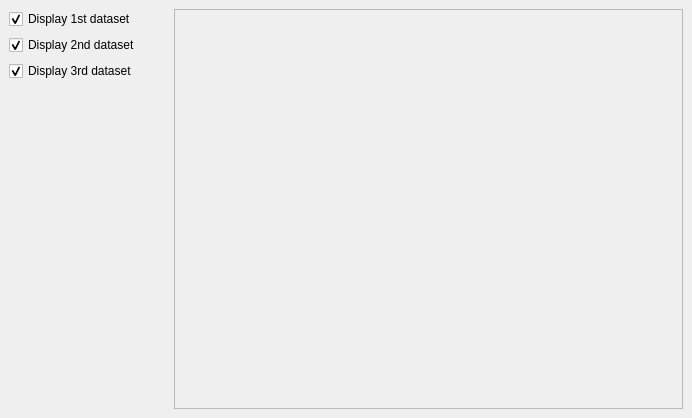
<ui version="4.0" >
 <class>MainWindow</class>
 <widget class="QWidget" name="MainWindow" >
  <property name="geometry" >
   <rect>
    <x>0</x>
    <y>0</y>
    <width>692</width>
    <height>408</height>
   </rect>
  </property>
  <property name="windowTitle" >
   <string>Using a proxy model to disable parts of the data</string>
  </property>
  <property name="windowIcon" >
   <iconset/>
  </property>
  <layout class="QGridLayout" >
   <property name="margin" >
    <number>9</number>
   </property>
   <property name="spacing" >
    <number>6</number>
   </property>
   <item row="3" column="0" >
    <spacer>
     <property name="orientation" >
      <enum>Qt::Vertical</enum>
     </property>
     <property name="sizeHint" >
      <size>
       <width>159</width>
       <height>291</height>
      </size>
     </property>
    </spacer>
   </item>
   <item row="2" column="0" >
    <widget class="QCheckBox" name="showDataset3CB" >
     <property name="text" >
      <string>Display 3rd dataset</string>
     </property>
     <property name="checked" >
      <bool>true</bool>
     </property>
    </widget>
   </item>
   <item row="1" column="0" >
    <widget class="QCheckBox" name="showDataset2CB" >
     <property name="text" >
      <string>Display 2nd dataset</string>
     </property>
     <property name="checked" >
      <bool>true</bool>
     </property>
    </widget>
   </item>
   <item row="0" column="0" >
    <widget class="QCheckBox" name="showDataset1CB" >
     <property name="text" >
      <string>Display 1st dataset</string>
     </property>
     <property name="checked" >
      <bool>true</bool>
     </property>
    </widget>
   </item>
   <item rowspan="4" row="0" column="1" >
    <widget class="QSplitter" name="splitter" >
     <property name="orientation" >
      <enum>Qt::Horizontal</enum>
     </property>
     <widget class="QFrame" name="chartFrame" >
      <property name="minimumSize" >
       <size>
        <width>300</width>
        <height>400</height>
       </size>
      </property>
      <property name="frameShape" >
       <enum>QFrame::StyledPanel</enum>
      </property>
      <property name="frameShadow" >
       <enum>QFrame::Raised</enum>
      </property>
     </widget>
    </widget>
   </item>
  </layout>
 </widget>
 <resources>
  <include location="LineChart" />
 </resources>
 <connections/>
</ui>
